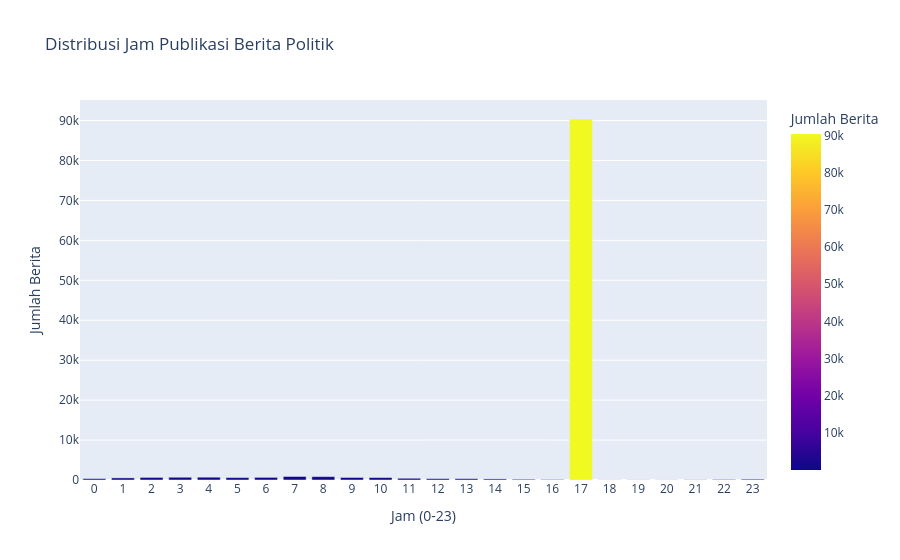

Notebook source saved alongside this figure:
### Code cell
df_jam = df.with_columns(
    pl.col("news_date").str.slice(11, 2).cast(pl.Int32).alias("jam_rilis")
)

# Menghitung frekuensi per jam
dist_jam = df_jam.filter(pl.col("jam_rilis").is_not_null())["jam_rilis"].value_counts().sort("jam_rilis").to_pandas()

# Membuat grafik histogram batang interaktif
fig3 = px.bar(
    dist_jam,
    x="jam_rilis",
    y="count",
    title="Distribusi Jam Publikasi Berita Politik",
    labels={"jam_rilis": "Jam (0-23)", "count": "Jumlah Berita"},
    color="count",
    color_continuous_scale="Plasma"
)

fig3.update_layout(xaxis=dict(tickmode='linear', tick0=0, dtick=1))
fig3.show()

### Figure 1 — Plotly figure (JSON) as saved in the notebook; plotly's stock layout.template omitted (floating-point values rounded to 4 significant figures)
{"data": [{"hovertemplate": "Jam (0-23)=%{x}<br>Jumlah Berita=%{marker.color}<extra></extra>", "legendgroup": "", "marker": {"color": [346, 527, 648, 685, 701, 607, 659, 883, 848, 637, 618, 432, 339, 334, 267, 182, 115, 90386, 26, 32, 27, 47, 126, 199], "coloraxis": "coloraxis", "pattern": {"shape": ""}}, "name": "", "orientation": "v", "showlegend": false, "textposition": "auto", "type": "bar", "x": [0, 1, 2, 3, 4, 5, 6, 7, 8, 9, 10, 11, 12, 13, 14, 15, 16, 17, 18, 19, 20, 21, 22, 23], "xaxis": "x", "y": [346, 527, 648, 685, 701, 607, 659, 883, 848, 637, 618, 432, 339, 334, 267, 182, 115, 90386, 26, 32, 27, 47, 126, 199], "yaxis": "y"}], "layout": {"barmode": "relative", "coloraxis": {"autocolorscale": false, "colorbar": {"title": {"text": "Jumlah Berita"}}, "colorscale": [[0, "#0d0887"], [0.1111, "#46039f"], [0.2222, "#7201a8"], [0.3333, "#9c179e"], [0.4444, "#bd3786"], [0.5556, "#d8576b"], [0.6667, "#ed7953"], [0.7778, "#fb9f3a"], [0.8889, "#fdca26"], [1, "#f0f921"]]}, "legend": {"tracegroupgap": 0}, "title": {"text": "Distribusi Jam Publikasi Berita Politik"}, "xaxis": {"anchor": "y", "domain": [0, 1], "dtick": 1, "tick0": 0, "tickmode": "linear", "title": {"text": "Jam (0-23)"}}, "yaxis": {"anchor": "x", "domain": [0, 1], "title": {"text": "Jumlah Berita"}}}}
